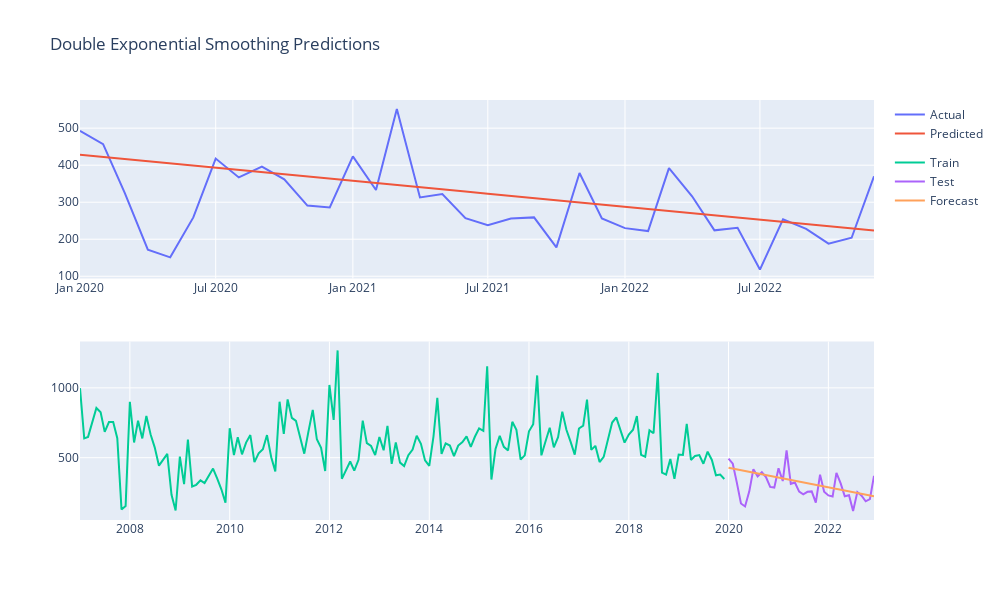

Write notebook code for a chart like this one.
### Markdown cell above
#### Double Explonential Smoothing

### Code cell
model_name='Double Exponential Smoothing'

# Train
model = ExponentialSmoothing(train[dep_var],trend='add',seasonal_periods=12).fit()
# Predict
predictions = model.predict(start=start, end=end)

# Forecast accuracy
forecast_accuracy(model_name, test[dep_var], predictions, True, True)
